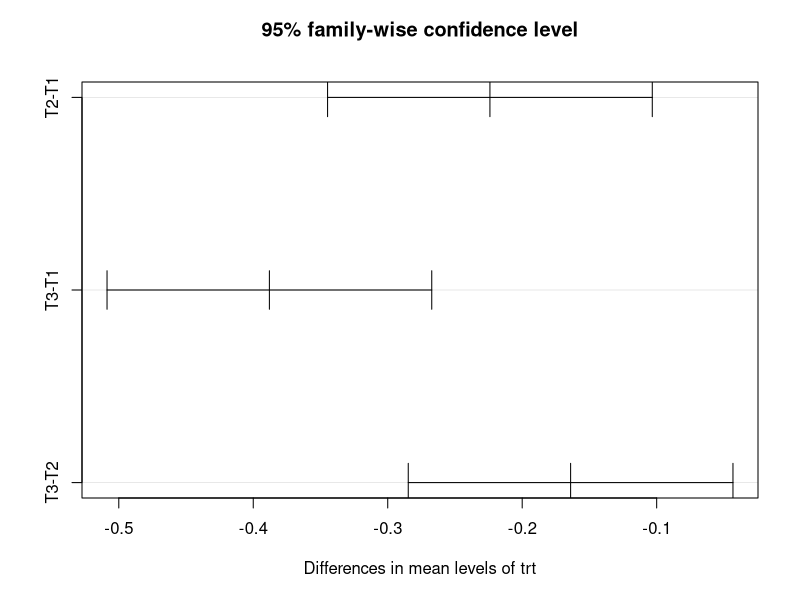
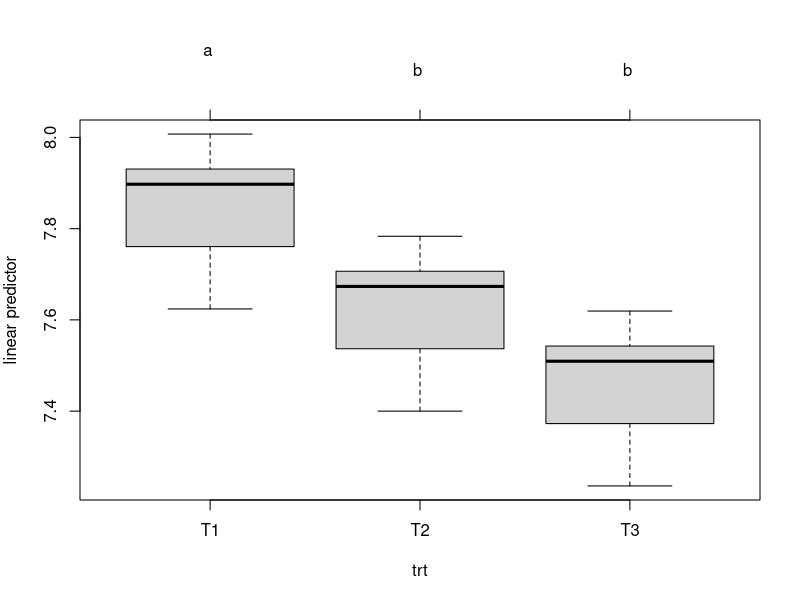

Write R code to recreate these figures, in order.
#https://github.com/LambdaLambdaLambda/Stat-R-UNIPD/blob/master/scripts/anova2.md
#Complete Randomized Block Design
#18 gennaio 2023, mattina

rm(list = ls())
# Create Dataframe
trt=c("T1","T1","T1","T1","T1","T2","T2","T2","T2","T2","T3","T3","T3","T3","T3")
litter=c("1","2","3","4","5","1","2","3","4","5","1","2","3","4","5")
y=c(7.86,8.00,7.93,7.62,7.81,7.76,7.73,7.74,7.43,7.44,7.46,7.68,7.51,7.21,7.42)
#y is the response variable

rcbd<-data.frame(trt,
                 litter,
                 y,
                 stringsAsFactors = TRUE)

fm<-aov(y ~ trt + litter, data = rcbd) # Fit the ANOVA
summary(fm)                            # ANOVA Table

tm<-lm(y ~  trt + litter, data = rcbd) # Fit the linear model
summary(tm)                            # Linear Model Summary

# Before doing the ANOVA we should perform the normality tests (Shapiro, Levene)
# the results give Multiple R-squared:  0.9484,	Adjusted R-squared:  0.9097 
#That indicates that there is a significance but we still do not know which factors give the largest
# significance
# The p-value: 9.763e-05 of the F-statistic tells us that there is a high significance of at least one factor
# in the response variable

library(multcomp)

TukeyHSD(fm,"trt")         # Tukey test for the treatment factor

# This gives   
# diff  lwr         upr     p adj
#T2-T1 -0.224 -0.3447362 -0.10326382 0.0018520
#T3-T1 -0.388 -0.5087362 -0.26726382 0.0000418
#T3-T2 -0.164 -0.2847362 -0.04326382 0.0115281

#since all [lwr, upr] intervals do not include 0, every difference is significant (even though
# with different significance values)

plot(TukeyHSD(fm,"trt"))   # Plot for tukey test
aggregate(rcbd$y, by=list(rcbd$trt), FUN = mean) # Means by group

par(mar=c(5,4,6,2)) # Change parameters for the plot margins
tuk <- glht(fm, linfct=mcp(trt="Tukey")) # Fit the general Linear Hypotheses
plot(cld(tuk, level=0.01),col="lightgrey") # Plot the mean differences

# with a level of significance of 0.01 the difference T3-T2 is not significant enough anymore

#There are three kinds of ANOVA:
# Type I gives more importance to the leftmost column corresponding to a factor
# the function aov performs ANOVA type I
# Type III gives the same importance to every column corresponding to a factor
# the function car performs ANOVA type III

library(car)
fm3 <- Anova(lm(y ~ trt + litter, data=rcbd), type=3)
summary(fm3) 
Anova(lm(y ~ trt + litter, data=rcbd), type=3)
